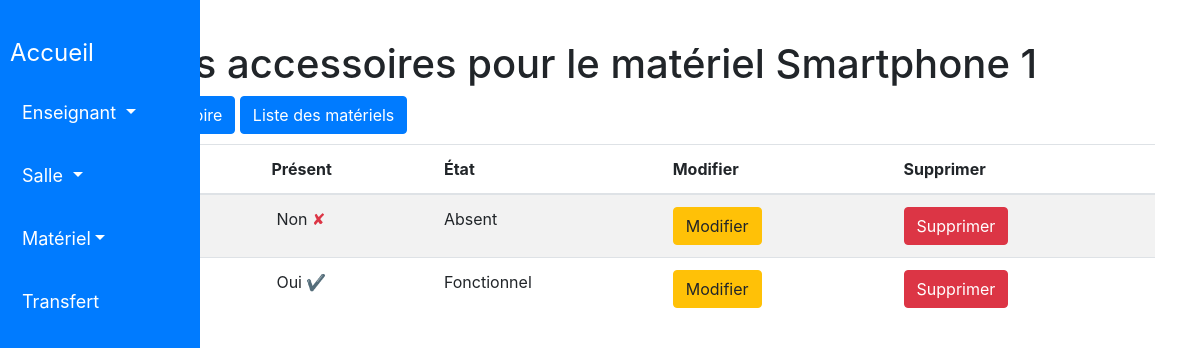
The page /gestion_materiel/materiel/1/accessoires/ on the database its author committed.
### gestion_materiel/models.py (models this page shows, shortened)
class Materiel(models.Model):
    nom = models.CharField(
        max_length=100,
        blank=False,
        null=True,
        default=''
    )
    budget = models.CharField(
        max_length=100,
        blank=False,
        null=True,
        default=''
    )
    proprietaire = models.ForeignKey(
        Enseignant,
        on_delete=models.CASCADE,
        null=True,
        related_name='materiels_possedes'
    )
    lieu = models.ForeignKey(
        Salle,
        on_delete=models.CASCADE,
        null=True
    )
    possesseur = models.ForeignKey(
        Enseignant,
        on_delete=models.CASCADE,
        null=True,
        blank=True,
        related_name='materiels_en_possession'
    )

class AccessoireMateriel(models.Model):
    material = models.ForeignKey(
        Materiel,
        on_delete=models.CASCADE,
        null=True
    )
    nom = models.CharField(
        max_length=100,
        blank = True
    )
    present = models.BooleanField(
        default=True
    )
    etat = models.CharField(
        max_length=100,
        blank=True,
        null=True
    )

### gestion_materiel/views.py (the view)
# urls.py: path('gestion_materiel/materiel/<int:materiel_id>/accessoires/', liste_accessoires, name='liste_accessoires'),
def liste_accessoires(request, materiel_id):
    materiel = Materiel.objects.get(id=materiel_id)
    accessoires = AccessoireMateriel.objects.filter(material=materiel)
    return render(request, 'gestion_materiel/materiel/accessoire/liste_accessoires.html', {'materiel': materiel, 'accessoires': accessoires})

### templates/gestion_materiel/materiel/accessoire/liste_accessoires.html (shortened to what this page needs)
<!DOCTYPE html>
<html>
<head>
</head>
<body>
    {% include 'gestion_materiel/includes/entete.html' %}
    <div class="container">
        <h1>Liste des accessoires pour le matériel {{ materiel.nom }}</h1>
        <a href="{% url 'ajouter_accessoire' materiel_id=materiel.id %}" class="btn btn-primary">Ajouter un accessoire</a>
        <a href="{% url 'liste_materiels'%}" class="btn btn-primary">Liste des matériels</a>
        <table class="table table-striped">
            <thead>
                <tr>
                    <th>Nom</th>
                    <th>Présent</th>
                    <th>État</th>
                    <th>Modifier</th>
                    <th>Supprimer</th>
                </tr>
            </thead>
            <tbody>
                {% for accessoire in accessoires %}
                    <tr>
                        <td>{{ accessoire.nom }}</td>
                        <td>
                            {% if accessoire.present %}
                                <span style="margin-left: 5px"> Oui </span><span class="text-success">&#10004;</span>
                            {% else %}
                                <span style="margin-left: 5px"> Non </span><span class="text-danger">&#10008;</span>
                            {% endif %}
                        </td>
                        <td>{{ accessoire.etat }}</td>
                        <td>
                            <a href="{% url 'modifier_accessoire' materiel_id=materiel.id accessoire_id=accessoire.id %}" class="btn btn-warning">Modifier</a>
                        </td>
                        <td>
                            <form method="post" action="{% url 'supprimer_accessoire' materiel_id=materiel.id accessoire_id=accessoire.id %}">
                                <button type="submit" class="btn btn-danger">Supprimer</button>
                            </form>
                        </td>
                    </tr>
                {% empty %}
                    <tr>
                        <td colspan="5">Aucun accessoire trouvé.</td>
                    </tr>
                {% endfor %}
            </tbody>
        </table>
    </div>
</body>
</html>

### rows shown on the page
Materiel: nom "Smartphone 1"
AccessoireMateriel: present "Non", etat "Absent"
AccessoireMateriel: present "Oui", etat "Fonctionnel"
